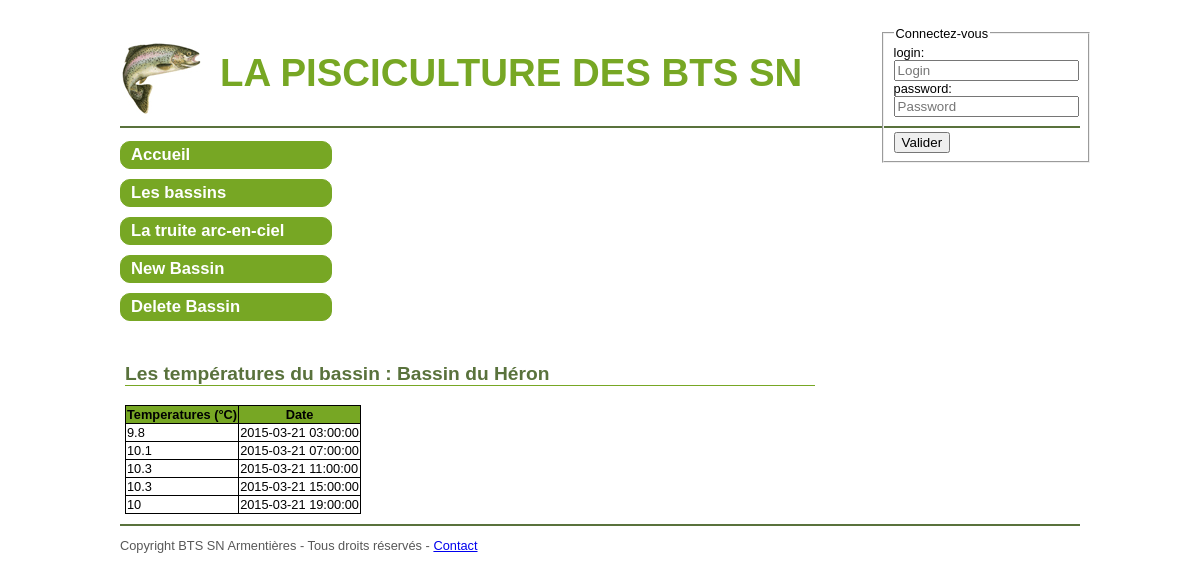
The page /temperatures.php?idbassin=2&nombassin=Bassin du Héron on the database its author committed.
### tables this page shows
CREATE TABLE `temperature` (
  `idTemp` int(11) NOT NULL,
  `temp` float NOT NULL,
  `date` timestamp NOT NULL DEFAULT CURRENT_TIMESTAMP,
  `idBassin` int(11) NOT NULL
);

### temperatures.php (the view, shortened to what this page needs)
<?php
if (isset($_GET["nombassin"])) {
    $nomBassin = urldecode($_GET["nombassin"]);
}
?>
<?php
try {
    $idbassin = intval($_GET["idbassin"]);
    $objBdd = new PDO(
            'mysql:host=' . $config_bdd["server"] . ';dbname=' . $config_bdd["name"] . '; charset=utf8', $config_bdd["login"], $config_bdd["pass"]
    );
    $objBdd->setAttribute(PDO::ATTR_ERRMODE, PDO::ERRMODE_EXCEPTION);
    $temps = $objBdd->prepare("SELECT * FROM temperature  WHERE idBassin = :id");
    $temps->bindParam(':id', $idbassin, PDO::PARAM_INT);
    $temps->execute();
} catch (Exception $prme) {
    $err_msg = "Attention, il y a problème d'accés à la base de donnée";
}
?>
<article>
    <h1>Les températures du bassin : <?php
        if (isset($_GET["nombassin"])) {
            echo $nomBassin;
        }
        ?>
    </h1>
    <table>
        <thead>
            <tr>
                <th>Temperatures (°C)</th>
                <th>Date</th>
            </tr>
        </thead>
        <tbody>
            <?php while ($temp = $temps->fetch()) { ?>
                <tr>
                    <td><?php echo $temp['temp']; ?></td>
                    <td><?php echo $temp['date']; ?></td>
                </tr>
            <?php } $temps->closeCursor(); ?>
        </tbody>
    </table>
</article>
<?php require 'gabarit/template.php'; ?>

### css/styles.css (style rules this page uses)
body { font-family: Arial, Verdana, sans-serif; font-size: 0.8em; color: black; background-color: white; }
article { padding: 10px 5px 10px 5px; clear: both; }
article h1 { color: rgb(89,114,60); font-size: 1.5em; border-bottom: 1px solid rgb(119,167,36); }
table, th, td { border: 1px solid black; border-collapse: collapse; }
thead { background-color: rgb(119,167,36); }

### rows shown on the page
temperature: temp "9.8", date "2015-03-21 03:00:00"
temperature: temp "10.1", date "2015-03-21 07:00:00"
temperature: temp "10.3", date "2015-03-21 11:00:00"
temperature: temp "10.3", date "2015-03-21 15:00:00"
temperature: temp "10", date "2015-03-21 19:00:00"

### other values the page prints
$nomBassin "Bassin du Héron"
